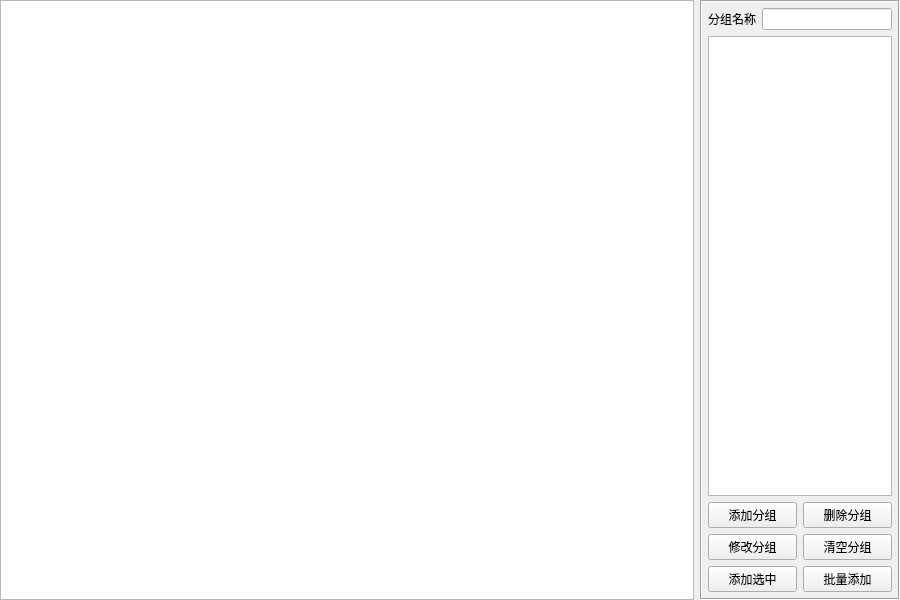
<?xml version="1.0" encoding="UTF-8"?>
<ui version="4.0">
 <class>frmConfigPollPlus</class>
 <widget class="QWidget" name="frmConfigPollPlus">
  <property name="geometry">
   <rect>
    <x>0</x>
    <y>0</y>
    <width>900</width>
    <height>600</height>
   </rect>
  </property>
  <property name="windowTitle">
   <string>Form</string>
  </property>
  <layout class="QHBoxLayout" name="horizontalLayout">
   <property name="spacing">
    <number>6</number>
   </property>
   <property name="leftMargin">
    <number>0</number>
   </property>
   <property name="topMargin">
    <number>0</number>
   </property>
   <property name="rightMargin">
    <number>0</number>
   </property>
   <property name="bottomMargin">
    <number>0</number>
   </property>
   <item>
    <widget class="QTableView" name="tableView"/>
   </item>
   <item>
    <widget class="QFrame" name="frameGroup">
     <property name="maximumSize">
      <size>
       <width>200</width>
       <height>16777215</height>
      </size>
     </property>
     <property name="frameShape">
      <enum>QFrame::Box</enum>
     </property>
     <property name="frameShadow">
      <enum>QFrame::Sunken</enum>
     </property>
     <layout class="QGridLayout" name="gridLayout_3">
      <property name="leftMargin">
       <number>6</number>
      </property>
      <property name="topMargin">
       <number>6</number>
      </property>
      <property name="rightMargin">
       <number>6</number>
      </property>
      <property name="bottomMargin">
       <number>6</number>
      </property>
      <property name="spacing">
       <number>6</number>
      </property>
      <item row="0" column="0">
       <widget class="QLabel" name="labPollGroup">
        <property name="text">
         <string>分组名称</string>
        </property>
       </widget>
      </item>
      <item row="0" column="1">
       <widget class="QLineEdit" name="txtPollGroup"/>
      </item>
      <item row="1" column="0" colspan="2">
       <widget class="QListWidget" name="listWidget"/>
      </item>
      <item row="2" column="0" colspan="2">
       <layout class="QGridLayout" name="gridLayout">
        <property name="spacing">
         <number>6</number>
        </property>
        <item row="0" column="1">
         <widget class="QPushButton" name="btnDelete">
          <property name="text">
           <string>删除分组</string>
          </property>
         </widget>
        </item>
        <item row="1" column="1">
         <widget class="QPushButton" name="btnClear">
          <property name="text">
           <string>清空分组</string>
          </property>
         </widget>
        </item>
        <item row="0" column="0">
         <widget class="QPushButton" name="btnAdd">
          <property name="text">
           <string>添加分组</string>
          </property>
         </widget>
        </item>
        <item row="1" column="0">
         <widget class="QPushButton" name="btnUpdate">
          <property name="text">
           <string>修改分组</string>
          </property>
         </widget>
        </item>
        <item row="2" column="1">
         <widget class="QPushButton" name="btnAddPlus">
          <property name="text">
           <string>批量添加</string>
          </property>
         </widget>
        </item>
        <item row="2" column="0">
         <widget class="QPushButton" name="btnAddSelect">
          <property name="text">
           <string>添加选中</string>
          </property>
         </widget>
        </item>
       </layout>
      </item>
     </layout>
    </widget>
   </item>
  </layout>
 </widget>
 <tabstops>
  <tabstop>tableView</tabstop>
  <tabstop>listWidget</tabstop>
  <tabstop>btnAdd</tabstop>
  <tabstop>btnDelete</tabstop>
  <tabstop>btnUpdate</tabstop>
  <tabstop>btnClear</tabstop>
 </tabstops>
 <resources/>
 <connections/>
</ui>
